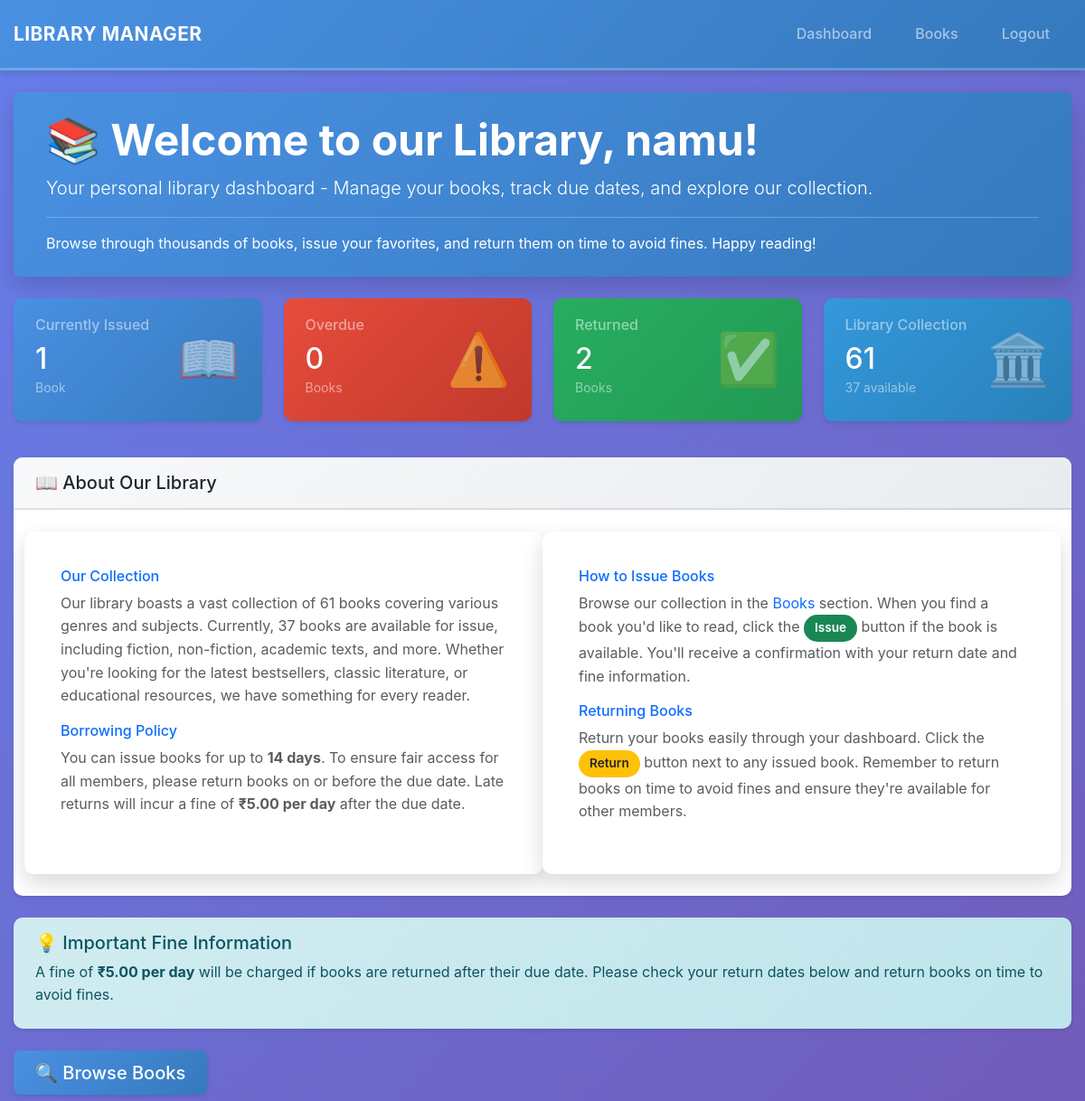
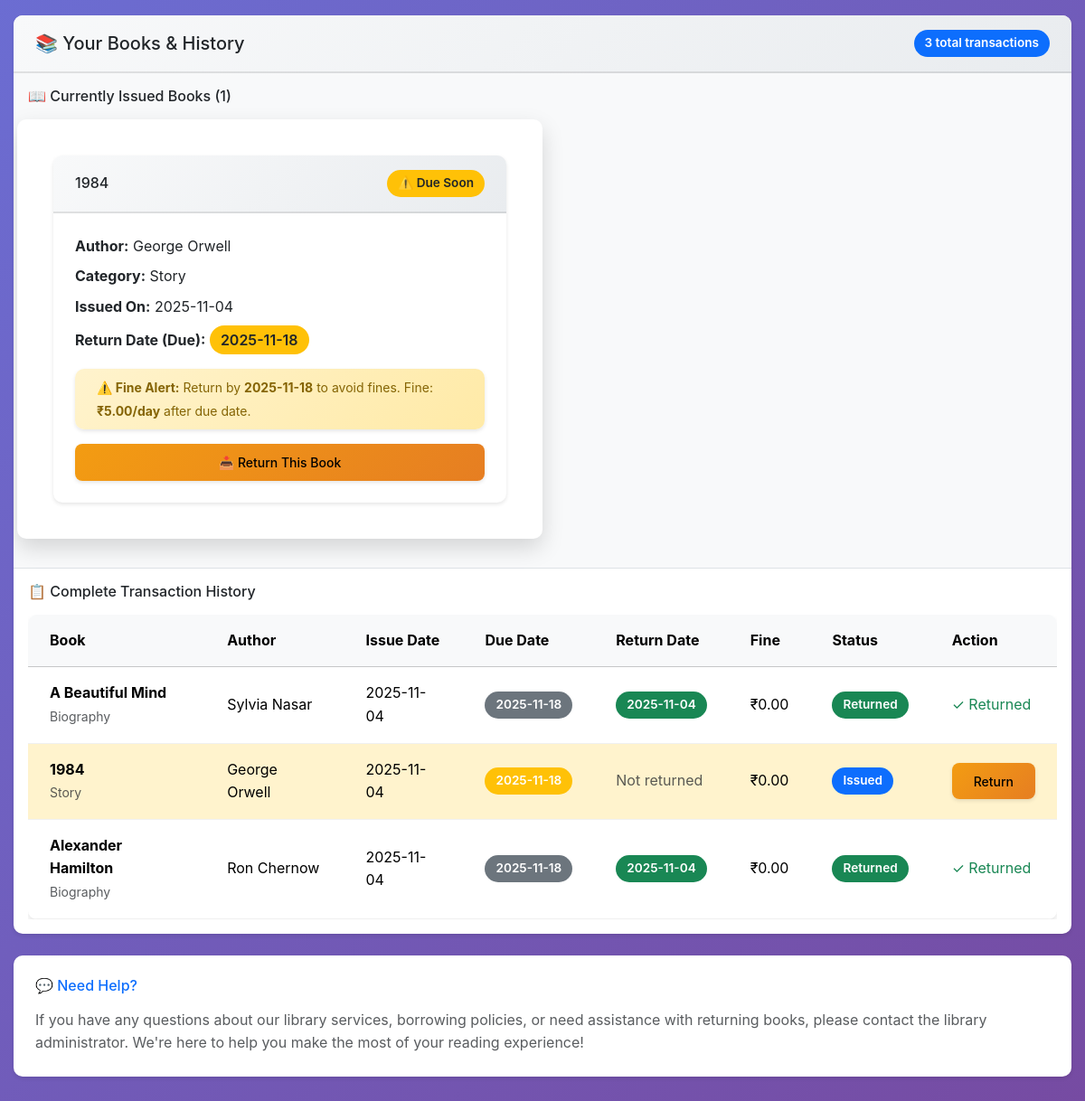
Page /user (signed in) on the committed database (2 pictures, top to bottom).
### my_models.py (models this page shows)
class User(UserMixin, db.Model):
    __tablename__ = "users"
    id = db.Column(db.Integer, primary_key=True)
    username = db.Column(db.String(80), unique=True, nullable=False)
    password_hash = db.Column(db.String(255), nullable=False)
    name = db.Column(db.String(120))
    email = db.Column(db.String(120), unique=True, nullable=False)
    role = db.Column(db.String(20), default="user")  # "admin" or "user"
    active = db.Column(db.Boolean, default=True)
    created_at = db.Column(db.DateTime, default=datetime.utcnow)
    transactions = db.relationship("BookTransaction", back_populates="user")

class BookTransaction(db.Model):
    __tablename__ = 'transactions'
    id = db.Column(db.Integer, primary_key=True)
    user_id = db.Column(db.Integer, db.ForeignKey("users.id"), nullable=False)
    book_id = db.Column(db.Integer, db.ForeignKey("book.id"), nullable=False)
    issue_date = db.Column(db.DateTime, default=datetime.utcnow)
    due_date = db.Column(db.DateTime)
    return_date = db.Column(db.DateTime, nullable=True)
    fine = db.Column(db.Float, default=0.0)
    status = db.Column(db.String(30), default="issued")  # issued/returned/overdue
    user = db.relationship("User", back_populates="transactions")
    book = db.relationship("Book", back_populates="transactions")

class Book(db.Model):
    __tablename__ = "book"
    id = db.Column(db.Integer, primary_key=True)
    title = db.Column(db.String(150), nullable=False)
    author = db.Column(db.String(100), nullable=False)
    isbn = db.Column(db.String(20), nullable=True)
    publisher = db.Column(db.String(100))
    category = db.Column(db.String(50))
    total_copies = db.Column(db.Integer, default=1)
    available_copies = db.Column(db.Integer, default=1)
    status = db.Column(db.String(20), default='Available')
    transactions = db.relationship("BookTransaction", back_populates="book")

### app.py (the view)
@app.route('/user')
@login_required
def user_dashboard():
    if current_user.role == 'admin':
        return redirect(url_for('admin_dashboard'))
    my_BookTransactions = BookTransaction.query.filter_by(user_id=current_user.id).order_by(BookTransaction.issue_date.desc()).all()
    today = datetime.utcnow().date()
    issued_books = [t for t in my_BookTransactions if t.status == 'issued']
    overdue_books = [t for t in issued_books if t.due_date and t.due_date.date() < today]
    returned_books = [t for t in my_BookTransactions if t.status == 'returned']
    total_fine = sum(t.fine for t in my_BookTransactions if t.fine > 0)
    total_books_in_library = Book.query.count()
    available_books = Book.query.filter(Book.available_copies > 0).count()
    has_issued = len(issued_books) > 0
    return render_template('user_dashboard.html',
                         my_BookTransactions=my_BookTransactions,
                         fine_per_day=FINE_PER_DAY,
                         today=today,
                         has_issued=has_issued,
                         issued_count=len(issued_books),
                         overdue_count=len(overdue_books),
                         returned_count=len(returned_books),
                         total_fine=total_fine,
                         total_books_in_library=total_books_in_library,
                         available_books=available_books,
                         DUE_DAYS=DUE_DAYS)

### templates/user_dashboard.html (shortened to what this page needs)
{% extends "base.html" %}
{% block content %}
<div class="jumbotron bg-primary text-white rounded p-4 mb-4">
  <div class="container-fluid">
    <h1 class="display-5 fw-bold">📚 Welcome to our Library, {{ current_user.name or current_user.username }}!</h1>
    <p class="lead">Your personal library dashboard - Manage your books, track due dates, and explore our collection.</p>
    <hr class="my-3 bg-white">
    <p class="mb-0">Browse through thousands of books, issue your favorites, and return them on time to avoid fines. Happy reading!</p>
  </div>
</div>
<div class="row mb-4">
  <div class="col-md-3 mb-3">
    <div class="card text-white bg-primary h-100 shadow-sm">
      <div class="card-body">
        <div class="d-flex justify-content-between align-items-center">
          <div>
            <h6 class="card-subtitle mb-2 text-white-50">Currently Issued</h6>
            <h2 class="card-title mb-0">{{ issued_count }}</h2>
            <small class="text-white-50">Book{{ 's' if issued_count != 1 else '' }}</small>
          </div>
          <div class="display-4 opacity-50">📖</div>
        </div>
      </div>
    </div>
  </div>
  <div class="col-md-3 mb-3">
    <div class="card text-white bg-danger h-100 shadow-sm">
      <div class="card-body">
        <div class="d-flex justify-content-between align-items-center">
          <div>
            <h6 class="card-subtitle mb-2 text-white-50">Overdue</h6>
            <h2 class="card-title mb-0">{{ overdue_count }}</h2>
            <small class="text-white-50">Book{{ 's' if overdue_count != 1 else '' }}</small>
          </div>
          <div class="display-4 opacity-50">⚠️</div>
        </div>
      </div>
    </div>
  </div>
  <div class="col-md-3 mb-3">
    <div class="card text-white bg-success h-100 shadow-sm">
      <div class="card-body">
        <div class="d-flex justify-content-between align-items-center">
          <div>
            <h6 class="card-subtitle mb-2 text-white-50">Returned</h6>
            <h2 class="card-title mb-0">{{ returned_count }}</h2>
            <small class="text-white-50">Book{{ 's' if returned_count != 1 else '' }}</small>
          </div>
          <div class="display-4 opacity-50">✅</div>
        </div>
      </div>
    </div>
  </div>
  <div class="col-md-3 mb-3">
    <div class="card text-white bg-info h-100 shadow-sm">
      <div class="card-body">
        <div class="d-flex justify-content-between align-items-center">
          <div>
            <h6 class="card-subtitle mb-2 text-white-50">Library Collection</h6>
            <h2 class="card-title mb-0">{{ total_books_in_library }}</h2>
            <small class="text-white-50">{{ available_books }} available</small>
          </div>
          <div class="display-4 opacity-50">🏛️</div>
        </div>
      </div>
    </div>
  </div>
</div>
<div class="card mb-4 shadow-sm">
  <div class="card-header bg-light">
    <h5 class="mb-0">📖 About Our Library</h5>
  </div>
  <div class="card-body">
    <div class="row">
      <div class="col-md-6">
        <h6 class="text-primary">Our Collection</h6>
        <p class="text-muted">Our library boasts a vast collection of {{ total_books_in_library }} books covering various genres and subjects. Currently, {{ available_books }} books are available for issue, including fiction, non-fiction, academic texts, and more. Whether you're looking for the latest bestsellers, classic literature, or educational resources, we have something for every reader.</p>
        <h6 class="text-primary mt-3">Borrowing Policy</h6>
        <p class="text-muted">You can issue books for up to <strong>{{ DUE_DAYS }} days</strong>. To ensure fair access for all members, please return books on or before the due date. Late returns will incur a fine of <strong>₹{{ "%.2f"|format(fine_per_day) }} per day</strong> after the due date.</p>
      </div>
      <div class="col-md-6">
        <h6 class="text-primary">How to Issue Books</h6>
        <p class="text-muted">Browse our collection in the <a href="{{ url_for('books') }}" class="text-decoration-none">Books</a> section. When you find a book you'd like to read, click the <span class="badge bg-success">Issue</span> button if the book is available. You'll receive a confirmation with your return date and fine information.</p>
        <h6 class="text-primary mt-3">Returning Books</h6>
        <p class="text-muted">Return your books easily through your dashboard. Click the <span class="badge bg-warning text-dark">Return</span> button next to any issued book. Remember to return books on time to avoid fines and ensure they're available for other members.</p>
      </div>
    </div>
  </div>
</div>
{% if has_issued %}
<div class="alert alert-info mb-4 shadow-sm" role="alert">
  <h5 class="alert-heading">💡 Important Fine Information</h5>
  <p class="mb-2">A fine of <strong>₹{{ "%.2f"|format(fine_per_day) }} per day</strong> will be charged if books are returned after their due date. Please check your return dates below and return books on time to avoid fines.</p>
</div>
{% endif %}
<div class="d-flex gap-2 mb-4">
  <a href="{{ url_for('books') }}" class="btn btn-primary btn-lg">
    <span>🔍</span> Browse Books
  </a>
</div>
<div class="card shadow-sm">
  <div class="card-header bg-light d-flex justify-content-between align-items-center">
    <h5 class="mb-0">📚 Your Books & History</h5>
    <span class="badge bg-primary">{{ my_BookTransactions|length }} total transaction{{ 's' if my_BookTransactions|length != 1 else '' }}</span>
  </div>
  <div class="card-body p-0">
    {% if my_BookTransactions|length == 0 %}
    <div class="text-center p-5">
      <div class="display-1 mb-3">📖</div>
      <h4>No Books Issued Yet</h4>
      <p class="text-muted mb-4">Start exploring our collection and issue your first book today!</p>
      <a href="{{ url_for('books') }}" class="btn btn-primary btn-lg">Browse Books</a>
    </div>
    {% else %}
    {% if issued_count > 0 %}
    <div class="p-3 bg-light border-bottom">
      <h6 class="mb-3">📖 Currently Issued Books ({{ issued_count }})</h6>
      <div class="row">
        {% for t in my_BookTransactions %}
        {% if t.status == 'issued' %}
        {% set is_overdue = t.due_date and t.due_date.date() < today %}
        <div class="col-md-6 mb-3">
          <div class="card h-100 {% if is_overdue %}border-danger{% else %}border-warning{% endif %} shadow-sm">
            <div class="card-header {% if is_overdue %}bg-danger text-white{% else %}bg-warning{% endif %}">
              <div class="d-flex justify-content-between align-items-center">
                <h6 class="mb-0">{{ t.book.title }}</h6>
                <span class="badge bg-{% if is_overdue %}danger{% else %}warning{% endif %} text-dark">
                  {% if is_overdue %}⚠️ Overdue{% else %}⚠️ Due Soon{% endif %}
                </span>
              </div>
            </div>
            <div class="card-body">
              <p class="card-text mb-2"><strong>Author:</strong> {{ t.book.author }}</p>
              <p class="card-text mb-2"><strong>Category:</strong> {{ t.book.category or 'Not specified' }}</p>
              <p class="card-text mb-2"><strong>Issued On:</strong> {{ t.issue_date.date() }}</p>
              <p class="card-text mb-3">
                <strong>Return Date (Due):</strong>
                <span class="badge bg-{% if is_overdue %}danger{% else %}warning{% endif %} text-dark fs-6">
                  {{ t.due_date.date() if t.due_date }}
                </span>
              </p>
              <div class="alert alert-{% if is_overdue %}danger{% else %}warning{% endif %} mb-3 py-2" role="alert">
                <small>
                  <strong>⚠️ Fine Alert:</strong>
                  {% if is_overdue %}
                    This book is <strong>overdue</strong>! Return it immediately to avoid further fines.
                  {% else %}
                    Return by <strong>{{ t.due_date.date() }}</strong> to avoid fines.
                  {% endif %}
                  Fine: <strong>₹{{ "%.2f"|format(fine_per_day) }}/day</strong> after due date.
                </small>
              </div>
              <a href="{{ url_for('return_book', trans_id=t.id) }}" class="btn btn-warning btn-sm w-100">
                📥 Return This Book
              </a>
            </div>
          </div>
        </div>
        {% endif %}
        {% endfor %}
      </div>
    </div>
    {% endif %}
    <div class="p-3">
      <h6 class="mb-3">📋 Complete Transaction History</h6>
      <div class="table-responsive">
        <table class="table table-hover mb-0">
          <thead class="table-light">
            <tr>
              <th>Book</th>
              <th>Author</th>
              <th>Issue Date</th>
              <th>Due Date</th>
              <th>Return Date</th>
              <th>Fine</th>
              <th>Status</th>
              <th>Action</th>
            </tr>
          </thead>
          <tbody>
            {% for t in my_BookTransactions %}
            {% set is_overdue = t.status == 'issued' and t.due_date and t.due_date.date() < today %}
            <tr {% if is_overdue %}class="table-danger"{% elif t.status == 'issued' %}class="table-warning"{% endif %}>
              <td>
                <strong>{{ t.book.title }}</strong>
                {% if t.book.category %}
                <br><small class="text-muted">{{ t.book.category }}</small>
                {% endif %}
              </td>
              <td>{{ t.book.author }}</td>
              <td>{{ t.issue_date.date() }}</td>
              <td>
                {% if t.due_date %}
                  <span class="badge bg-{% if is_overdue %}danger{% elif t.status == 'issued' %}warning{% else %}secondary{% endif %}">
                    {{ t.due_date.date() }}
                  </span>
                {% else %}
                  <span class="text-muted">-</span>
                {% endif %}
              </td>
              <td>
                {% if t.return_date %}
                  <span class="badge bg-success">{{ t.return_date.date() }}</span>
                {% else %}
                  <span class="text-muted">Not returned</span>
                {% endif %}
              </td>
              <td>
                {% if t.fine > 0 %}
                  <span class="text-danger fw-bold">₹{{ "%.2f"|format(t.fine) }}</span>
                {% else %}
                  ₹{{ "%.2f"|format(t.fine) }}
                {% endif %}
              </td>
              <td>
                {% if t.status == 'issued' %}
                  <span class="badge bg-primary">Issued</span>
                {% else %}
                  <span class="badge bg-success">Returned</span>
                {% endif %}
              </td>
              <td>
                {% if t.status == 'issued' %}
                <a href="{{ url_for('return_book', trans_id=t.id) }}" class="btn btn-sm btn-warning">Return</a>
                {% else %}
                <span class="text-success">✓ Returned</span>
                {% endif %}
              </td>
            </tr>
            {% endfor %}
          </tbody>
        </table>
      </div>
    </div>
    {% endif %}
  </div>
</div>
<div class="mt-4 card shadow-sm">
  <div class="card-body">
    <h6 class="text-primary mb-3">💬 Need Help?</h6>
    <p class="text-muted mb-0">If you have any questions about our library services, borrowing policies, or need assistance with returning books, please contact the library administrator. We're here to help you make the most of your reading experience!</p>
  </div>
</div>
{% endblock %}

### rows in the picture
User: name "namu"
BookTransaction: book "1984", book.author "George Orwell", book "Story", issue_date "2025-11-04", due_date "2025-11-18", id "5.00", book.category "Story", shows "Not returned", fine "0.00", status "Issued"
BookTransaction: book "A Beautiful Mind", book.category "Biography", book.author "Sylvia Nasar", issue_date "2025-11-04", due_date "2025-11-18", return_date "2025-11-04", fine "0.00", status "Returned"
BookTransaction: book "Alexander Hamilton", book.category "Biography", book.author "Ron Chernow", issue_date "2025-11-04", due_date "2025-11-18", return_date "2025-11-04", fine "0.00", status "Returned"

### other values in the picture
{{ issued_count }} "1"
{{ overdue_count }} "0"
{{ 's' if overdue_count != 1 else '' }} "s"
{{ returned_count }} "2"
{{ 's' if returned_count != 1 else '' }} "s"
{{ total_books_in_library }} "61"
{{ available_books }} "37"
{{ DUE_DAYS }} "14"
{{ "%.2f"|format(fine_per_day) }} "5.00"
{{ my_BookTransactions|length }} "3"
{{ 's' if my_BookTransactions|length != 1 else '' }} "s"
